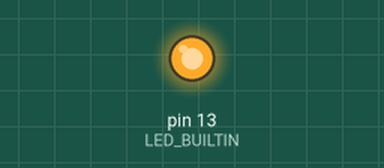
The sketch below on a simulated Arduino Uno, built with avr-gcc and run on an emulated ATmega328P. Parts: output pins drawn as LEDs (lit = HIGH). What the sketch prints to the serial monitor is not drawn.

Above: at 0.1 s.
Timing chart, 0 to 1.6 s (numbered marks = the images above):
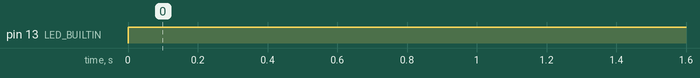

The sketch:

04_example_3.ino
```cpp
int count = 0;
int toggle = 0;

void setup() {
  pinMode(LED_BUILTIN, OUTPUT);
  Serial.begin(115200);
  while (!Serial) {
    ;
  }
  Serial.println("Hello World!");
  count = toggle = 0;
  digitalWrite(LED_BUILTIN, toggle);

}
void loop() {
  Serial.println(++count);
  toggle = !toggle;
  digitalWrite(LED_BUILTIN, toggle);
  toggle = !toggle;
  delay(1000);

}
int toggle_state(int toggle) {
  return toggle;

}
```

Measured:
- by itself, pin 13 (LED_BUILTIN): LOW → HIGH at 0.00 s
